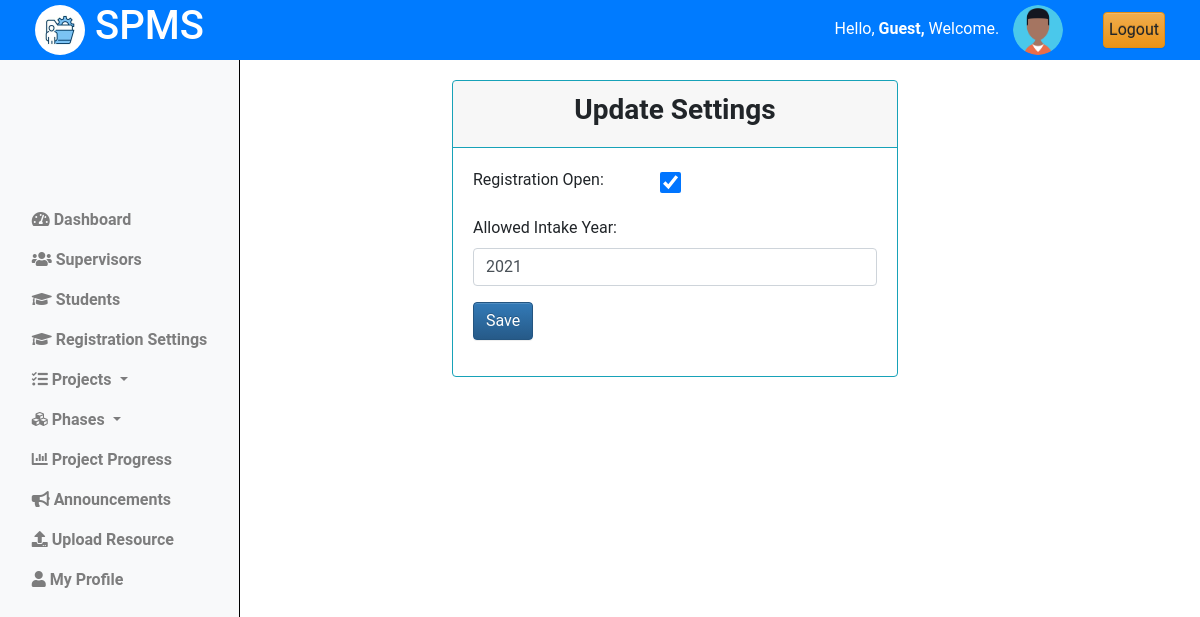
Page /coordinator/registration/settings/ on the earlier database version.
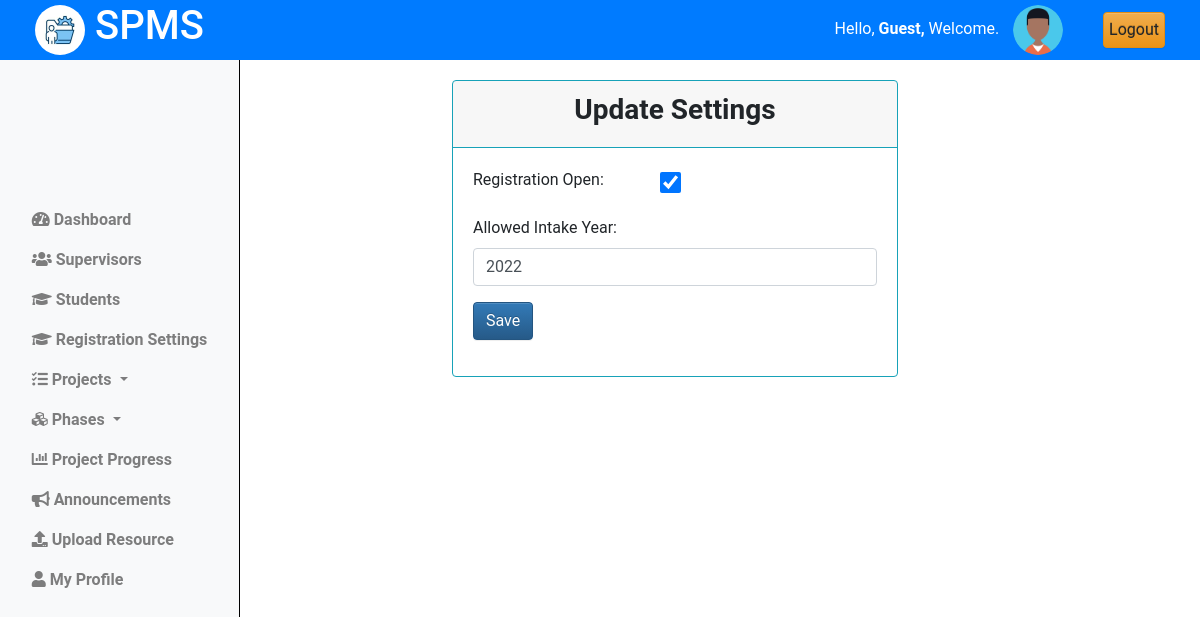
Same page on the later database version.
### projectsApp/models.py (models this page shows)
class RegistrationSettings(models.Model):
    open = models.BooleanField(default=False)
    allowed_year = models.IntegerField()

### projectsApp/views.py (the view)
# urls.py: path('coordinator/registration/settings/', views.registration_settings, name='registration_settings'),
def registration_settings(request):
    settings = RegistrationSettings.objects.first()
    context = {
        'settings':settings
        }
    return render(request, 'cordinator/registration_settings.html', context)

### projectsApp/templates/cordinator/registration_settings.html (shortened to what this page needs)
{% extends 'base_cord.html' %}
{% load static %}
{% block content %}
{% include 'column1_cord.html' %}
<div class="content">
    <div class="container-fluid">
        <div class="row">
            <div class="card mb-5 border-info">
                <div class="card-header text-center border-info">
                    <h3 class="text-center"><Strong>Update Settings</Strong></h3>
                </div>
                <div class="card-body">
                    <form method="post" action="{% url 'update_registration_settings' %}">
                        <div class="form-row">
                            <div class="col">
                                <div class="form-group">
                                    <label for="registration_open">Registration Open:</label>
                                </div>
                            </div>
                            <div class="col">
                                <div class="form-group">
                                    <input type="checkbox" class="form-check-input" id="registration_open" name="registration_open" {% if settings.open %} checked {% endif %}>
                                </div>
                            </div>
                        </div>
                        <div class="form-group">
                            <label for="allowed_intake_year">Allowed Intake Year:</label>
                            <input type="number" class="form-control" id="allowed_intake_year" name="allowed_intake_year" value="{{ settings.allowed_year }}">
                        </div>
                        <button type="submit" class="btn btn-primary">Save</button>
                    </form>
                </div>
                 </div>
            </div>
        </div>
    </div>
<link rel="stylesheet" href="{% static 'css/upload_title.css' %}">
{% endblock %}

Differences in the rows shown:
changed RegistrationSettings: allowed_intake_year "2021" → "2022"
